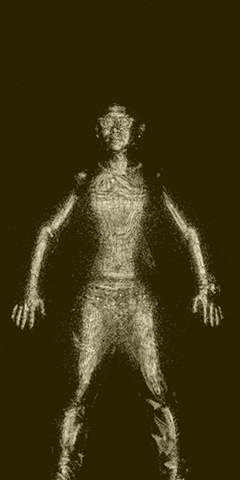
#> input picture opencv_灰度/1022745_m_MC20210901-002_0.bmp, 240 x 480 px
$ python '亮度.py'
#> lines starting #> are read from the running program, lines starting #| are printed output that depends on the picture
# 调整灰度图像的亮度和对比度
import cv2 as cv
import numpy as np

img = cv.imread('./1022745_m_MC20210901-002_0.bmp')
#> img is the input picture: shape (480, 240, 3); mean B, G, R 17.7, 51.7, 57.7
# 增加图像亮度
# 注意需要使用cv.add(),不能直接x+y
res1 = np.uint8(np.clip((cv.add(1.5*img,0)), 0, 255))
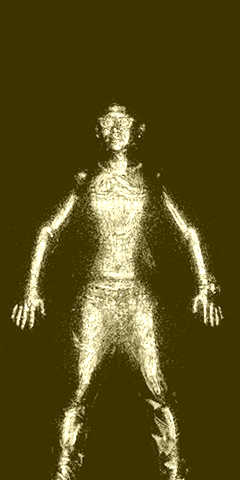
#> res1: shape (480, 240, 3); mean B, G, R 26.5, 76.7, 85.4
# 增加图像对比度
res2 = np.uint8(np.clip((cv.add(1*img,0)), 0, 255))
tmp = np.hstack((img, res1, res2))  # 三张图片横向合并（便于对比显示）
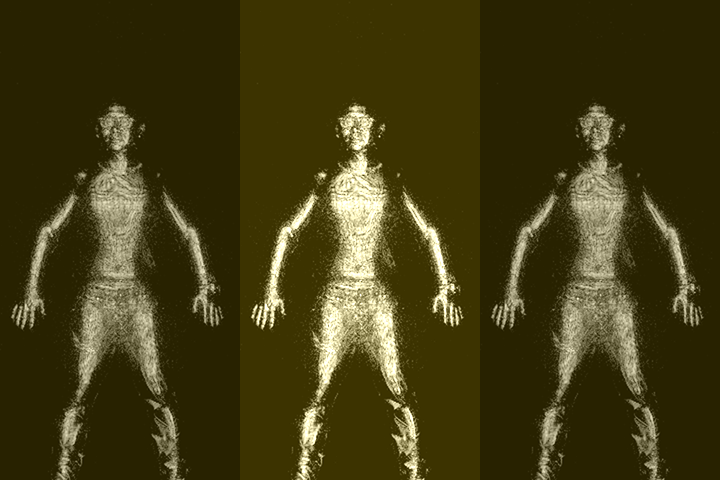
#> tmp: shape (480, 720, 3); mean B, G, R 20.7, 60, 66.9

cv.imshow('image', tmp)
cv.waitKey(0)
cv.destroyAllWindows()
